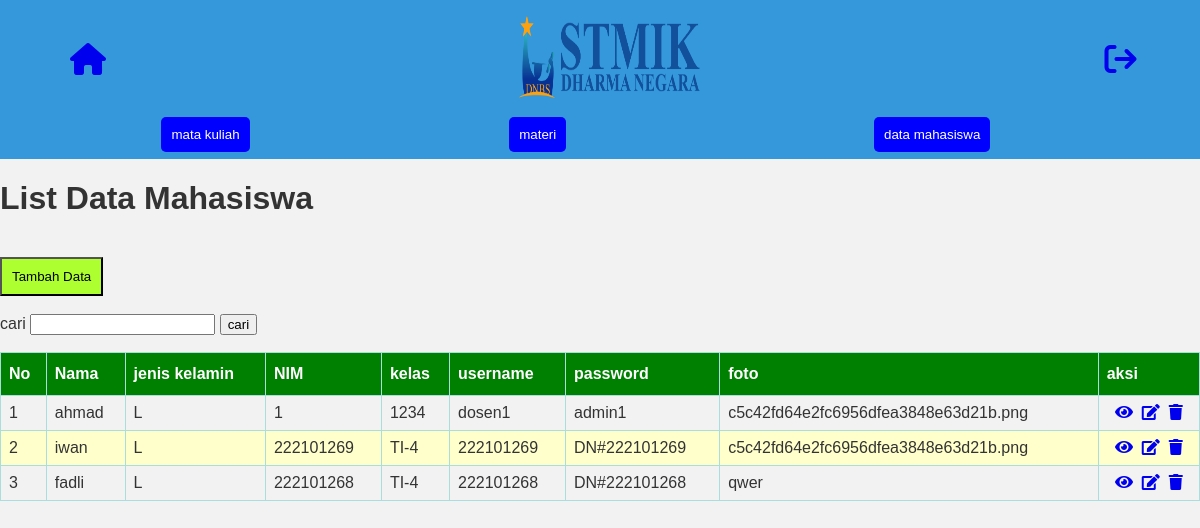
Screenshot of /admin/list.php with the database file from the repository.
### tables this page shows
CREATE TABLE `mahasiswa` (
  `id` int(11) NOT NULL,
  `nama` varchar(50) DEFAULT NULL,
  `jk` varchar(1) NOT NULL,
  `NIM` int(15) DEFAULT NULL,
  `kelas` varchar(7) DEFAULT NULL,
  `username` varchar(100) DEFAULT NULL,
  `password` varchar(100) DEFAULT NULL,
  `foto` varchar(100) DEFAULT NULL
);

### admin/list.php (the view, shortened to what this page needs)
<?php include("koneksi.php")?>
<!DOCTYPE html>
<html>
<head>
    <link rel="stylesheet" href="fontawesome/css/all.css">
    <link rel="stylesheet" href="//use.fontawesome.com/releases/v5.0.7/css/all.css">
</head>
<body>
<div class="header">
    <table>
      <tr align="center">
          <td><a href="beranda.php" align="center"><i class="fa-solid fa-house fa-2x"></i></i></td>
          <td><img src="img/dnbs.png" alt="" height="100" width="200"></td>
          <td><a href="index.php"align="center" onclick="return confirm('Anda yakin akan Logout ?')" ><i class="fa-solid fa-arrow-right-from-bracket fa-2x"></i></td>
      </tr>
    </table>
    <table align="center">
        <tr align="center">
            <td><a class="navbar-brand" href="matkul.php"><button>mata kuliah</button></a></td>
            <td><a class="navbar-brand" href="materi.php"><button>materi</button></a></td>
            <td><a class="navbar-brand" href="list.php"><button>data mahasiswa</button></a></td>
        </tr>
    </table>
</div>
<h1><b>List Data Mahasiswa</b></h1><br>
    <a href="input.php"><input class="btn" type="button" value="Tambah Data"></a>
    <br><br>
    <form action="" method="get">
      <label for="cari">cari</label>
      <input type="text" name="cari" id="cari">
      <input type="submit" value="cari">
    </form>
      <br>
    <table id="satu">
        <tr>
            <tr>
                <th>No</th>
                <th>Nama</th>
                <th>jenis kelamin</th>
                <th>NIM</th>
                <th>kelas</th>
                <th>username</th>
                <th>password</th>
                <th>foto</th>
                <th>aksi</th>
            </tr>
        <?php
        if(isset($_GET['cari'])){
          $cari = $_GET['cari'];
          $sql = "SELECT * FROM `mahasiswa` WHERE nama LIKE '%$cari%' ORDER BY id desc";
        }else{
          $sql = "SELECT * FROM mahasiswa ORDER BY id desc";
        }
        $query = mysqli_query($db,$sql);
        $nomor =1;
        while($mahasiswa = mysqli_fetch_array($query)){
        ?>
        <tr>
            <td><?php echo $nomor++ ?></td>
            <td><?php echo $mahasiswa ['nama']?></td>
            <td><?php echo $mahasiswa ['jk']?></td>
            <td><?php echo $mahasiswa ['NIM']?></td>
            <td><?php echo $mahasiswa ['kelas']?></td>
            <td><?php echo $mahasiswa ['username']?></td>
            <td><?php echo $mahasiswa ['password']?></td>
            <td><?php echo $mahasiswa ['foto']?></td>
            <td><center>
              <a href="view.php?id=<?php echo $mahasiswa['id']?>"><i class="fas fa-eye"></i></a>&nbsp;
              <a href="edit.php?id=<?php echo $mahasiswa['id']?>"><i class="fas fa-edit"></i></a>&nbsp;
              <a href="hapuslist.php?id=<?php echo $mahasiswa['id']?>" onclick="return confirm('Data ini akan dihapus ?')"><i class="fas fa-trash"></i></a>
          </center></td>
        </tr>
        <?php } ?>
    </table>
</body>
</html>

### admin/list.php (style rules this page uses)
body { font-family: 'Arial', sans-serif; background-color: #f2f2f2; margin: 0; padding: 0; color: #333; }
.header { background-color: #3498db; padding: 4px; color: white; text-align: center; }
.header table { text-align: center; padding:5; width:100%; }
button { padding: 10px; color: white; background-color: blue; border: none; border-radius: 5px; cursor: pointer; }
#satu { font-family: Arial, Helvetica, sans-serif; border-collapse: collapse; width: 100%; }
#satu td,#satu th { border: 1px solid #add; padding: 8px; }
#satu tr:nth-child(even) { background-color: #FFC; }
#satu th { padding-top: 12px; padding-bottom : 12px; text-align: left; background-color: green; color: white; }
.btn { padding: 10px; background-color: greenyellow; }

### rows the page displays
mahasiswa: nama "ahmad", jk "L", NIM "1", kelas "1234", username "dosen1", password "admin1", foto "c5c42fd64e2fc6956dfea3848e63d21b.png"
mahasiswa: nama "iwan", jk "L", NIM "222101269", kelas "TI-4", username "222101269", password "DN#222101269", foto "c5c42fd64e2fc6956dfea3848e63d21b.png"
mahasiswa: nama "fadli", jk "L", NIM "222101268", kelas "TI-4", username "222101268", password "DN#222101268", foto "qwer"
